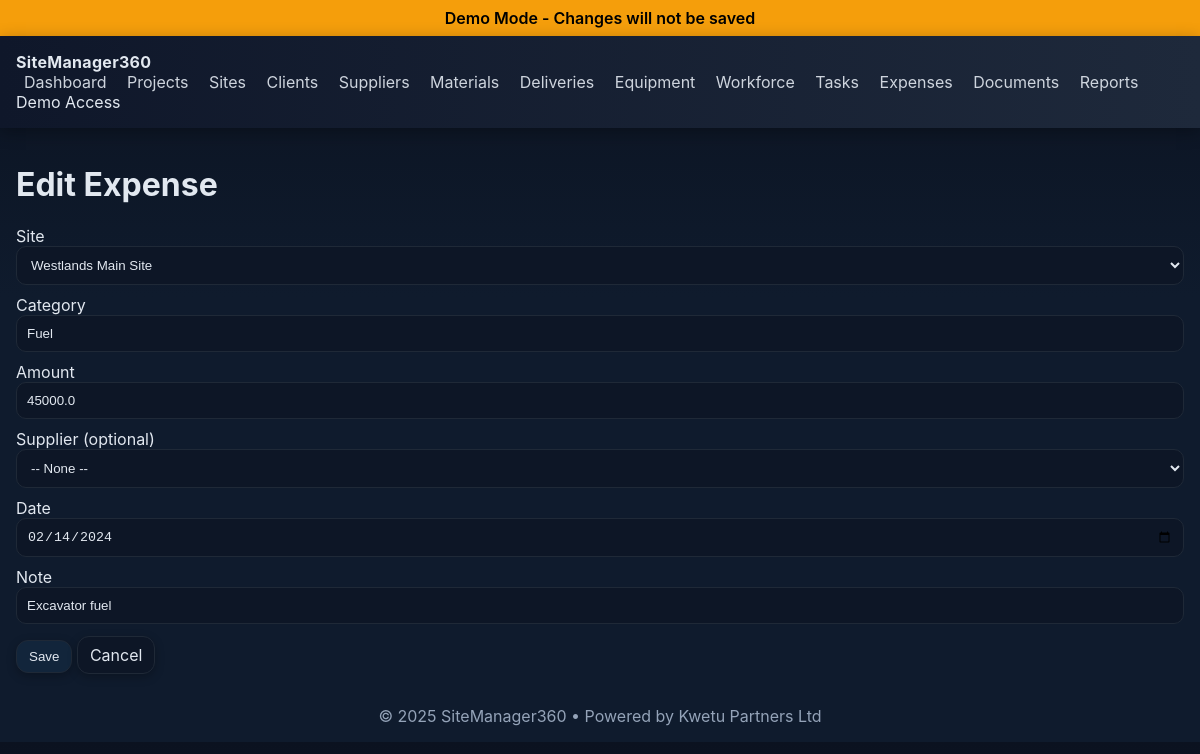
Page /expenses/1/edit on the committed database.
### app.py (models this page shows)
class Expense(db.Model):
    id = db.Column(db.Integer, primary_key=True)
    site_id = db.Column(db.Integer, db.ForeignKey("site.id"), nullable=False)
    category = db.Column(db.String(120), nullable=False)
    amount = db.Column(db.Float, default=0.0)
    supplier_id = db.Column(db.Integer, db.ForeignKey("supplier.id"), nullable=True)
    date = db.Column(db.Date, default=date.today)
    note = db.Column(db.String(250))
    site = db.relationship("Site", backref="expenses", lazy=True)
    supplier = db.relationship("Supplier", foreign_keys=[supplier_id], uselist=False)

class Site(db.Model):
    id = db.Column(db.Integer, primary_key=True)
    project_id = db.Column(db.Integer, db.ForeignKey("project.id"), nullable=False)
    name = db.Column(db.String(150), nullable=False)
    location = db.Column(db.String(150))
    manager_id = db.Column(db.Integer, db.ForeignKey("worker.id"), nullable=True)
    start_date = db.Column(db.Date)
    end_date = db.Column(db.Date)
    status = db.Column(db.String(50), default="Active")
    manager = db.relationship("Worker", foreign_keys=[manager_id], uselist=False)

### app.py (the view, shortened to what this page needs)
@app.route("/expenses/<int:id>/edit", methods=["GET","POST"])
@login_required
def expenses_edit(id):
    item = Expense.query.get_or_404(id)
    sites = Site.query.all()
    suppliers = Supplier.query.all()
    return render_template("expenses_form.html", item=item, sites=sites, suppliers=suppliers)

### app.py (called while the page is built)
def is_demo():
    return DEMO_MODE

def login_required(view_func):
    @wraps(view_func)
    def wrapped(*args, **kwargs):
        if is_demo():
            demo_user = User.query.order_by(User.id.asc()).first()
            if demo_user and not session.get("user_id"):
                session["user_id"] = demo_user.id
        if not session.get("user_id"):
            return redirect(url_for("login", next=request.path))
        return view_func(*args, **kwargs)
    return wrapped

@app.context_processor
def inject_demo_mode():
    return {"demo_mode": is_demo()}

@app.before_request
def block_post_in_demo():
    if is_demo():
        demo_user = User.query.order_by(User.id.asc()).first()
        if demo_user and not session.get("user_id") and request.endpoint != "static":
            session["user_id"] = demo_user.id
        if request.method == "POST":
            flash("Demo Mode: Action simulated successfully.", "info")
            return redirect(request.referrer or url_for("dashboard"))

### templates/expenses_form.html (shortened to what this page needs)
{% extends "base.html" %}
{% block content %}
<h1>{{ 'Edit' if item else 'New' }} Expense</h1>
<form method="post" class="form">
  <label>Site
  <select name="site_id">
    {% for opt in sites %}<option value="{{ opt.id }}" {% if item and item.site_id==opt.id %}selected{% endif %}>{{ opt.name }}</option>{% endfor %}
  </select>
</label><label>Category
  <input type="text" name="category" value="{{ item.category if item else '' }}" required>
</label><label>Amount
  <input type="number" step="0.01" name="amount" value="{{ item.amount if item else '' }}">
</label><label>Supplier (optional)
  <select name="supplier_id">
    <option value="">-- None --</option>
  </select>
</label><label>Date
  <input type="date" name="date" value="{{ item.date.strftime('%Y-%m-%d') if item and item.date else '' }}">
</label><label>Note
  <input type="text" name="note" value="{{ item.note if item else '' }}" required>
</label>
  <div class="form-actions">
    <button class="btn" type="submit">Save</button>
    <a class="btn secondary" href="{{ url_for('expenses') }}">Cancel</a>
  </div>
</form>
{% endblock %}

### static/style.css (style rules this page uses)
:root { --top-a:#0f172a; --top-b:#1e293b; --accent:#38bdf8; --surface:#0b1220; --surface2:#0f1b2d; --border:#1f2937; --text:#e2e8f0; --muted:#94a3b8; --success:#16a34a; --info:#1d4ed8; --danger:#dc2626; }
* { box-sizing:border-box }
body { margin:0; background:linear-gradient(180deg,var(--surface),var(--surface2) 40%); color:var(--text); font-family:Inter,system-ui,Segoe UI,Roboto,Arial,sans-serif; }
.btn { display:inline-block; padding:8px 12px; border-radius:12px; border:1px solid var(--border); background:#12253b; color:var(--text); text-decoration:none; cursor:pointer; box-shadow:0 3px 10px rgba(0,0,0,.25) }
.btn.secondary { background:#0d1626 }
.form label { display:block; margin:10px 0 }
.form input,.form select,.form textarea { width:100%; padding:10px; border-radius:10px; border:1px solid var(--border); background:#0d1626; color:var(--text) }
.form-actions { margin-top:12px }

### rows in the picture
Expense: site_id "Westlands Main Site", category "Fuel", amount "45000.0", date "02/14/2024", note "Excavator fuel"

### other values in the picture
{{ 'Edit' if item else 'New' }} "Edit"
